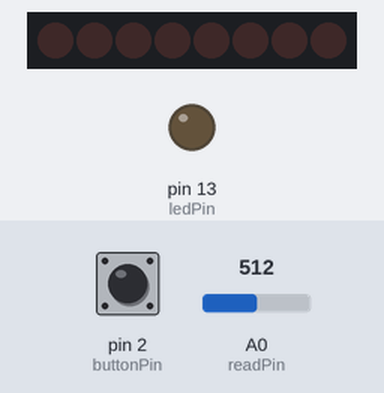
Bench run of a sketch on a simulated Arduino Uno, built with avr-gcc and run on an emulated ATmega328P. On the bench: 8 shift-register outputs drawn as a row of LEDs (first output left, lit = HIGH), output pins drawn as LEDs (lit = HIGH). Wiring (inferred from the names in the program): shift register (74HC595): data pin 11; shift clock pin 9; latch pin 10. Wiring (inferred from the signals the program sends): row of LEDs: on Q0, Q1, Q2, Q3, Q4, Q5, Q6, Q7. The test bench sets the inputs (shaded band); at power-on: pin 2 (buttonPin) LOW, A0 (readPin) = 512. Pins used as bus, display or sensor lines are not drawn; what the sketch prints to the serial monitor is not drawn.

Above: at 1.2 s.
1.3 s: pin 2 (buttonPin) pulled HIGH for 0.15 s
At 2.2 s:
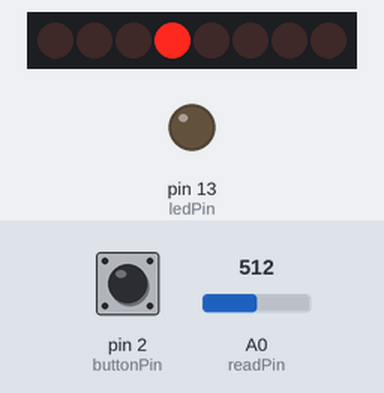
2.9 s: pin 2 (buttonPin) pulled HIGH for 3.2 s
At 3.9 s:
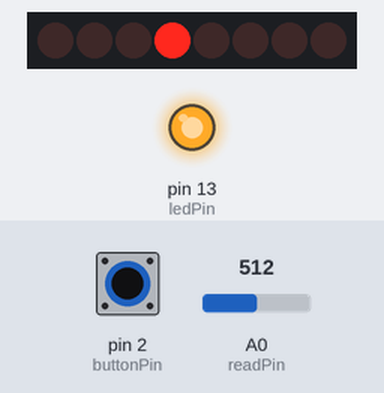
Timing chart, 0 to 7.6 s (numbered marks = the images above; inputs shaded):
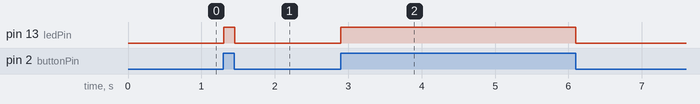

Measured:
- after the input at 1.3 s, pin 13 (ledPin): LOW → HIGH at once, → LOW 0.15 s later
- after the input at 2.9 s, pin 13 (ledPin): LOW → HIGH at once, → LOW 3.2 s later

The sketch:

shiftRegisterButtonWorksKnob.ino
```cpp
/*
Using a 74HC595 Shift Register by swistak / misza
*/
int clockPin = 9;
int latchPin = 10;
int dataPin = 11;
byte leds = 0;
int currentLED = 0;


const int buttonPin = 2;     // the number of the pushbutton pin
const int ledPin =  13;      // the number of the LED pin

// variables will change:
int buttonState = 0;         // variable for reading the pushbutton status

int readPin = A0;

void shift(int chosenLED, byte leds);
//byte counter = 0;
//int intcounter = 0;
int counter = 0;


void setup()
{
  pinMode(latchPin, OUTPUT);
  pinMode(dataPin, OUTPUT);
  pinMode(clockPin, OUTPUT);

  pinMode(ledPin, OUTPUT);
  // initialize the pushbutton pin as an input:
  pinMode(buttonPin, INPUT);

  pinMode(readPin, INPUT);
  Serial.begin(9600);


  leds = 0;
}

void loop(){

  int knobReading = analogRead(readPin);
  int chosenLED = 8 * (knobReading / 1023.0);
  Serial.println(chosenLED);

  // read the state of the pushbutton value:
  buttonState = digitalRead(buttonPin);

  // check if the pushbutton is pressed. If it is, the buttonState is HIGH:
  if (buttonState == HIGH) {
    // turn LED on:
    digitalWrite(ledPin, HIGH);
    shift(chosenLED, 0);
  } else {
    // turn LED off:
    digitalWrite(ledPin, LOW);
  }


  delay(1);
}


void shift(int chosenLED, byte leds){
  currentLED = chosenLED;
  leds = 0;
  /*
  if (currentLED == 7){
    currentLED = 0;
  }else{
    currentLED++;
  }
  */

  bitSet(leds, currentLED);

  digitalWrite(latchPin, LOW);
  shiftOut(dataPin, clockPin, LSBFIRST, leds);
  digitalWrite(latchPin, HIGH);
  /*
  TIME LED
  */
  //delay(250);
}
```
